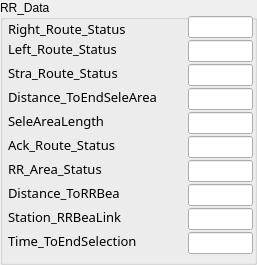
          <widget class="QGroupBox" name="groupBox_10">
           <property name="geometry">
            <rect>
             <x>558</x>
             <y>328</y>
             <width>257</width>
             <height>265</height>
            </rect>
           </property>
           <property name="autoFillBackground">
            <bool>true</bool>
           </property>
           <property name="title">
            <string>RR_Data</string>
           </property>
           <property name="flat">
            <bool>false</bool>
           </property>
           <widget class="QLabel" name="label_55">
            <property name="geometry">
             <rect>
              <x>8</x>
              <y>12</y>
              <width>129</width>
              <height>34</height>
             </rect>
            </property>
            <property name="font">
             <font>
              <family>微软雅黑</family>
              <pointsize>10</pointsize>
             </font>
            </property>
            <property name="text">
             <string>Right_Route_Status</string>
            </property>
           </widget>
           <widget class="QLabel" name="label_56">
            <property name="geometry">
             <rect>
              <x>8</x>
              <y>32</y>
              <width>145</width>
              <height>34</height>
             </rect>
            </property>
            <property name="font">
             <font>
              <family>微软雅黑</family>
              <pointsize>10</pointsize>
             </font>
            </property>
            <property name="text">
             <string>Left_Route_Status</string>
            </property>
           </widget>
           <widget class="QLabel" name="label_57">
            <property name="geometry">
             <rect>
              <x>8</x>
              <y>56</y>
              <width>165</width>
              <height>34</height>
             </rect>
            </property>
            <property name="font">
             <font>
              <family>微软雅黑</family>
              <pointsize>10</pointsize>
             </font>
            </property>
            <property name="text">
             <string>Stra_Route_Status</string>
            </property>
           </widget>
           <widget class="QLabel" name="label_58">
            <property name="geometry">
             <rect>
              <x>8</x>
              <y>80</y>
              <width>181</width>
              <height>34</height>
             </rect>
            </property>
            <property name="font">
             <font>
              <family>微软雅黑</family>
              <pointsize>10</pointsize>
             </font>
            </property>
            <property name="text">
             <string>Distance_ToEndSeleArea</string>
            </property>
           </widget>
           <widget class="QLabel" name="label_59">
            <property name="geometry">
             <rect>
              <x>8</x>
              <y>104</y>
              <width>165</width>
              <height>34</height>
             </rect>
            </property>
            <property name="font">
             <font>
              <family>微软雅黑</family>
              <pointsize>10</pointsize>
             </font>
            </property>
            <property name="text">
             <string>SeleAreaLength</string>
            </property>
           </widget>
           <widget class="QLineEdit" name="le_distoendselearea">
            <property name="geometry">
             <rect>
              <x>188</x>
              <y>88</y>
              <width>65</width>
              <height>22</height>
             </rect>
            </property>
           </widget>
           <widget class="QLineEdit" name="le_selearealen">
            <property name="geometry">
             <rect>
              <x>188</x>
              <y>112</y>
              <width>65</width>
              <height>22</height>
             </rect>
            </property>
           </widget>
           <widget class="QLineEdit" name="le_lroutesta">
            <property name="geometry">
             <rect>
              <x>188</x>
              <y>40</y>
              <width>65</width>
              <height>22</height>
             </rect>
            </property>
           </widget>
           <widget class="QLineEdit" name="le_straroutesta">
            <property name="geometry">
             <rect>
              <x>188</x>
              <y>64</y>
              <width>65</width>
              <height>22</height>
             </rect>
            </property>
           </widget>
           <widget class="QLineEdit" name="le_rroutesta">
            <property name="geometry">
             <rect>
              <x>188</x>
              <y>16</y>
              <width>65</width>
              <height>22</height>
             </rect>
            </property>
           </widget>
           <widget class="QLineEdit" name="le_timetoendsele">
            <property name="geometry">
             <rect>
              <x>188</x>
              <y>232</y>
              <width>65</width>
              <height>22</height>
             </rect>
            </property>
           </widget>
           <widget class="QLabel" name="label_60">
            <property name="geometry">
             <rect>
              <x>8</x>
              <y>176</y>
              <width>133</width>
              <height>34</height>
             </rect>
            </property>
            <property name="font">
             <font>
              <family>微软雅黑</family>
              <pointsize>10</pointsize>
             </font>
            </property>
            <property name="text">
             <string>Distance_ToRRBea</string>
            </property>
           </widget>
           <widget class="QLineEdit" name="le_ackroutesta">
            <property name="geometry">
             <rect>
              <x>188</x>
              <y>136</y>
              <width>65</width>
              <height>22</height>
             </rect>
            </property>
           </widget>
           <widget class="QLabel" name="label_61">
            <property name="geometry">
             <rect>
              <x>8</x>
              <y>224</y>
              <width>165</width>
              <height>34</height>
             </rect>
            </property>
            <property name="font">
             <font>
              <family>微软雅黑</family>
              <pointsize>10</pointsize>
             </font>
            </property>
            <property name="text">
             <string>Time_ToEndSelection</string>
            </property>
           </widget>
           <widget class="QLineEdit" name="le_starrbealink">
            <property name="geometry">
             <rect>
              <x>188</x>
              <y>208</y>
              <width>65</width>
              <height>22</height>
             </rect>
            </property>
           </widget>
           <widget class="QLineEdit" name="le_rrareasta">
            <property name="geometry">
             <rect>
              <x>188</x>
              <y>160</y>
              <width>65</width>
              <height>22</height>
             </rect>
            </property>
           </widget>
           <widget class="QLabel" name="label_62">
            <property name="geometry">
             <rect>
              <x>8</x>
              <y>128</y>
              <width>129</width>
              <height>34</height>
             </rect>
            </property>
            <property name="font">
             <font>
              <family>微软雅黑</family>
              <pointsize>10</pointsize>
             </font>
            </property>
            <property name="text">
             <string>Ack_Route_Status</string>
            </property>
           </widget>
           <widget class="QLabel" name="label_63">
            <property name="geometry">
             <rect>
              <x>8</x>
              <y>152</y>
              <width>145</width>
              <height>34</height>
             </rect>
            </property>
            <property name="font">
             <font>
              <family>微软雅黑</family>
              <pointsize>10</pointsize>
             </font>
            </property>
            <property name="text">
             <string>RR_Area_Status</string>
            </property>
           </widget>
           <widget class="QLineEdit" name="le_distorrbea">
            <property name="geometry">
             <rect>
              <x>188</x>
              <y>184</y>
              <width>65</width>
              <height>22</height>
             </rect>
            </property>
           </widget>
           <widget class="QLabel" name="label_64">
            <property name="geometry">
             <rect>
              <x>8</x>
              <y>200</y>
              <width>137</width>
              <height>34</height>
             </rect>
            </property>
            <property name="font">
             <font>
              <family>微软雅黑</family>
              <pointsize>10</pointsize>
             </font>
            </property>
            <property name="text">
             <string>Station_RRBeaLink</string>
            </property>
           </widget>
          </widget>
